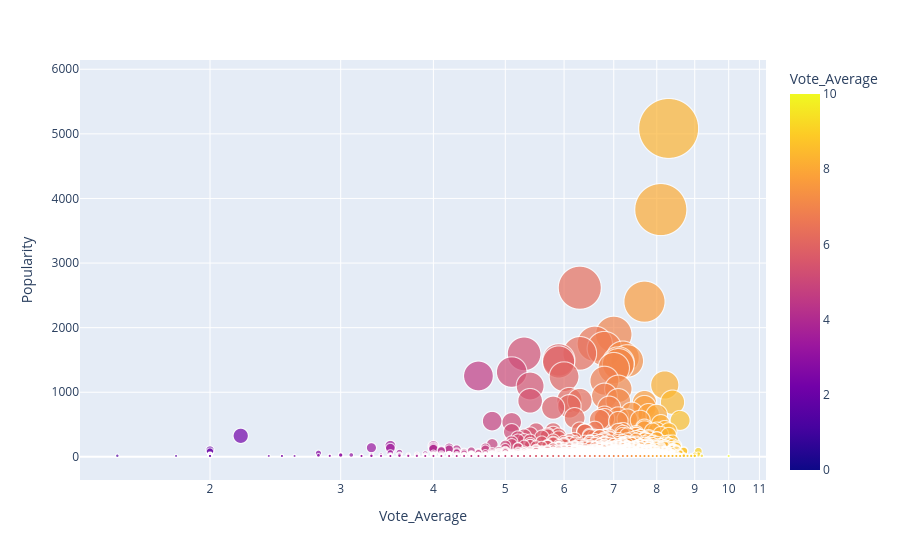

Notebook cell for this chart:
### Code cell
fig = px.scatter(df, x="Vote_Average", y="Popularity",
	         size="Popularity", color="Vote_Average",
                 hover_name="Title", log_x=True, size_max=60)
fig.show()

### Figure 1 — Plotly figure (JSON) as saved in the notebook; plotly's stock layout.template omitted (floating-point values rounded to 4 significant figures; data arrays with more than 128 entries replaced by an {"elided": "..."} marker saying what was removed)
{"data": [{"hovertemplate": "<b>%{hovertext}</b><br><br>Vote_Average=%{marker.color}<br>Popularity=%{marker.size}<extra></extra>", "hovertext": {"elided": "9826 str values"}, "legendgroup": "", "marker": {"color": {"elided": "9826 float values"}, "coloraxis": "coloraxis", "size": {"elided": "9826 float values"}, "sizemode": "area", "sizeref": 1.412, "symbol": "circle"}, "mode": "markers", "name": "", "showlegend": false, "type": "scattergl", "x": {"elided": "9826 float values"}, "xaxis": "x", "y": {"elided": "9826 float values"}, "yaxis": "y"}], "layout": {"coloraxis": {"colorbar": {"title": {"text": "Vote_Average"}}, "colorscale": [[0, "#0d0887"], [0.1111, "#46039f"], [0.2222, "#7201a8"], [0.3333, "#9c179e"], [0.4444, "#bd3786"], [0.5556, "#d8576b"], [0.6667, "#ed7953"], [0.7778, "#fb9f3a"], [0.8889, "#fdca26"], [1, "#f0f921"]]}, "legend": {"itemsizing": "constant", "tracegroupgap": 0}, "margin": {"t": 60}, "xaxis": {"anchor": "y", "domain": [0, 1], "title": {"text": "Vote_Average"}, "type": "log"}, "yaxis": {"anchor": "x", "domain": [0, 1], "title": {"text": "Popularity"}}}}
